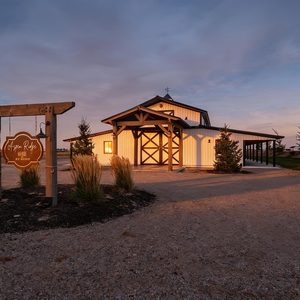
#> input picture html5/11850N5thE-IdahoFalls-ID/APERTURE_11850N5thE_300x600/photo1.jpg, 300 x 300 px, found by its file name
$ python bake.py
#> lines starting #> are read from the running program, lines starting #| are printed output that depends on the picture
#!/usr/bin/env python3
"""Bake the cover and back-cover flat: photo + filter + scrim + hatch + inset
rule composited to one opaque JPEG, so the finished document needs no gradient,
alpha channel or blend mode.

The only listing photography available for this property is the 1024x634 set
carried inside the HTML5 ad units. Cropped to a portrait letter page that
leaves about 490x634 usable pixels, so these flats are baked at 150 dpi and
are soft in print. Re-bake from full-resolution originals when they exist.
"""
import numpy as np
from PIL import Image, ImageEnhance

SRC = ("/Users/kyleforeman/Documents/GitHub/APERTUREREPO/Untitled/html5/"
       "14OttersWay-Peterborough-UK/APERTURE_14OttersWay_1024x768")
OUT = ("/Users/kyleforeman/Documents/GitHub/APERTUREREPO/Untitled/documents/"
       "Krishan Mistry/September 2026/Strategy Documents/assets/ads-14ottersway")
DPI = 150
W, H = int(8.5 * DPI), int(11 * DPI)

def load(name):
#> called with name = 'photo1.jpg'
    im = Image.open(f"{SRC}/{name}").convert("RGB")
#> im is the input picture: PIL image 300x300 RGB; mean R, G, B 100.4, 86.7, 91.3
    sw, sh = im.size
#> sw = 300; sh = 300
    s = max(W / sw, H / sh)
#> s = 5.5
    im = im.resize((round(sw * s), round(sh * s)), Image.LANCZOS)
#> im: PIL image 1650x1650 RGB
    x, y = (im.width - W) // 2, (im.height - H) // 2
#> x = 187; y = 0
    return im.crop((x, y, x + W, y + H))

def scrim(arr, prof, ink=(14, 17, 19)):
#> called with prof = array of shape (1650,), ink = (14, 17, 19)
    a = prof[:, None, None]
    ink = np.array(ink, dtype=np.float64)[None, None, :]
    return arr * (1.0 - a) + ink * a
#> returned value: shape (1650, 1275, 3) float64

def hatch(arr, strength=0.045, pitch=7):
#> called with strength = 0.045, pitch = 7
    yy, xx = np.mgrid[0:H, 0:W]
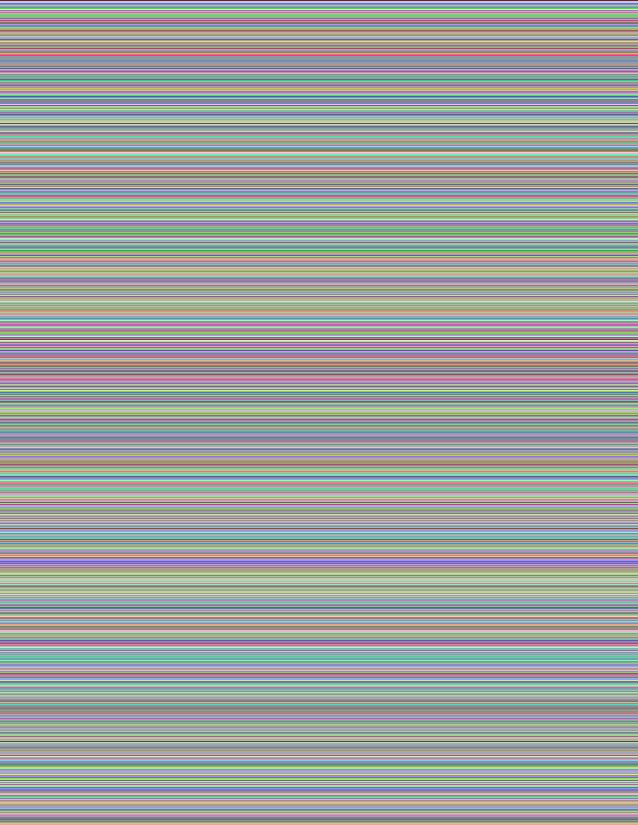
#> yy: shape (1650, 1275) int64 (shown at 1/2 size); 1650 distinct labels, from 0 to 1649; one colour per label, 0 black
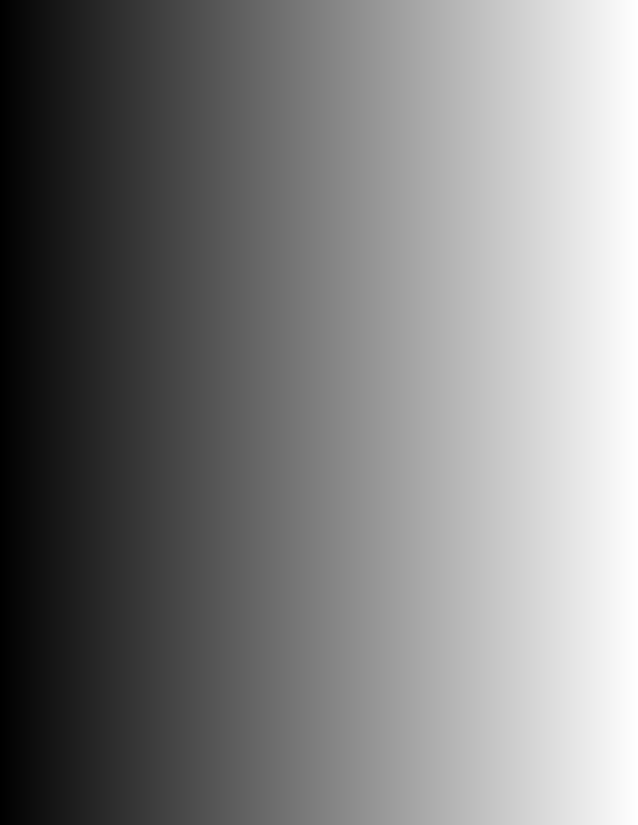
#> xx: shape (1650, 1275) int64 (shown at 1/2 size); min 0, max 1274, mean 637; drawn with min black and max white
    m = ((xx + yy) % pitch == 0).astype(np.float64) * strength
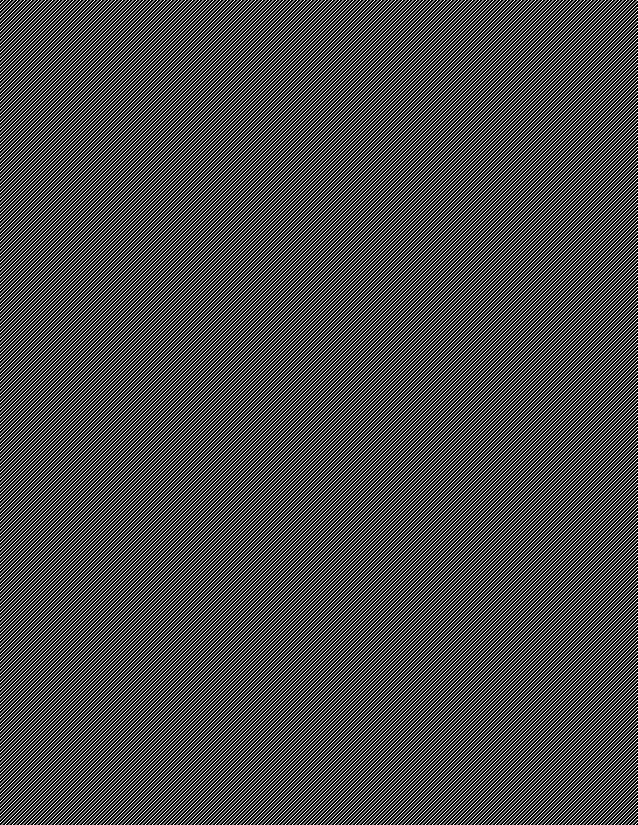
#> m: shape (1650, 1275) float64 (shown at 1/2 size); values 0 (black) and 0.045 (white), 14.3% white in thin lines or dots
    return arr * (1.0 - m[:, :, None]) + 255.0 * m[:, :, None]

def inset_rule(arr, inset=26, ink=(214, 208, 200), weight=2):
#> called with inset = 26, ink = (214, 208, 200), weight = 2
    for a, b in ((inset, inset + weight), (H - inset - weight, H - inset)):
        arr[a:b, inset:W - inset] = ink
#> this loop made 2 passes
#> (a, b) on passes 1 to 2: (26, 28), (1622, 1624)
    for a, b in ((inset, inset + weight), (W - inset - weight, W - inset)):
        arr[inset:H - inset, a:b] = ink
    return arr

def finish(arr, path):
    Image.fromarray(np.clip(arr, 0, 255).astype(np.uint8), "RGB").save(
        path, "JPEG", quality=88, subsampling=1, optimize=True, dpi=(DPI, DPI))
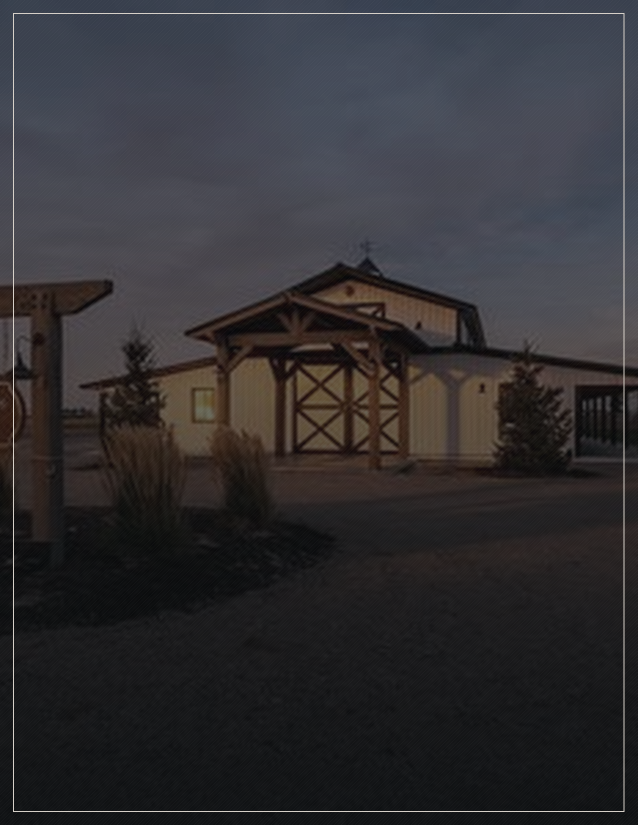
#> saved as ottersway-cover-flat.jpg: PIL image 1275x1650 RGB (shown at 1/2 size); mean R, G, B 49.6, 48.3, 51.4
    print(path.split("/")[-1], Image.open(path).size, Image.open(path).mode)

rows = np.arange(H) / (H - 1)

# Cover: front elevation at dusk. Type sits low, so the scrim deepens downward.
arr = np.asarray(ImageEnhance.Color(load("photo1.jpg")).enhance(0.70), dtype=np.float64)
arr = arr * 0.90
prof = 0.40 + 0.52 * np.clip((rows - 0.14) / 0.86, 0, 1) ** 1.30
finish(inset_rule(hatch(scrim(arr, prof))), f"{OUT}/ottersway-cover-flat.jpg")

# Back cover: the rear garden. Headline and agent block are centred, so it
# deepens mid-page.
arr = np.asarray(ImageEnhance.Color(load("photo4.jpg")).enhance(0.76), dtype=np.float64)
#> call 2 of load, with name = 'photo4.jpg'
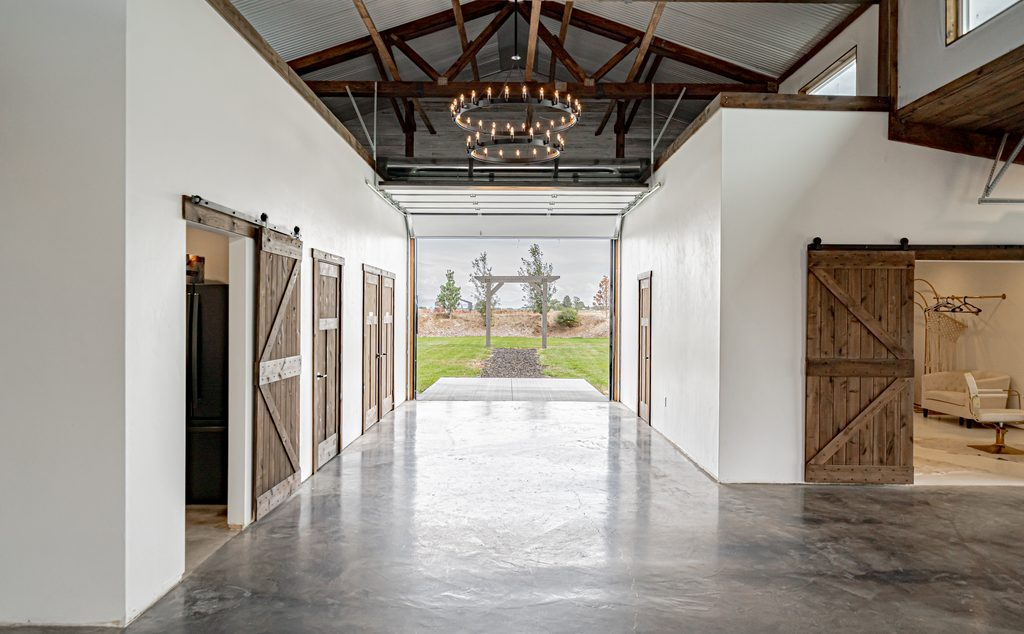
#> input picture html5/11850N5thE-IdahoFalls-ID/APERTURE_11850N5thE_1024x768/photo4.jpg, 1024 x 634 px, found by its file name
#> in load, im is the input picture: PIL image 1024x634 RGB; mean R, G, B 153.1, 145.9, 137.1
arr = arr * 0.92
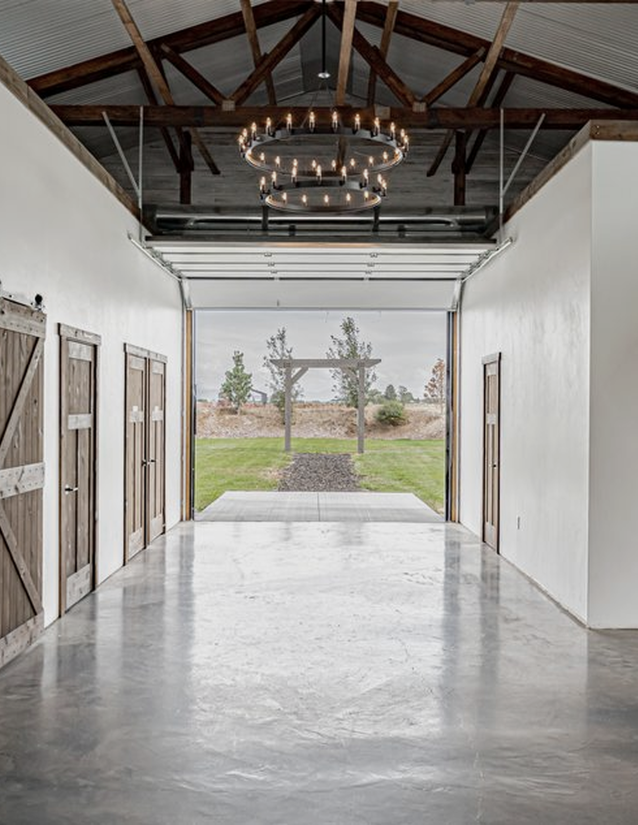
#> arr: shape (1650, 1275, 3) float64 (shown at 1/2 size); mean of channels 0, 1, 2 148.9, 145.5, 141; drawn as R, G, B
prof = 0.36 + 0.44 * np.exp(-((rows - 0.52) ** 2) / (2 * 0.26 ** 2))
prof = np.clip(prof + 0.16 * np.clip((rows - 0.80) / 0.20, 0, 1), 0, 0.93)
finish(inset_rule(hatch(scrim(arr, prof))), f"{OUT}/ottersway-back-flat.jpg")
#> the loop in inset_rule (call 2), `for a, b in ((inset, inset + weight), (H - inset - weight, H - inset)):` made 2 passes
#> in finish (call 2), `Image.fromarray(np.clip(arr, 0, 255).astype(np.uint8), "RGB").save( pa..`:
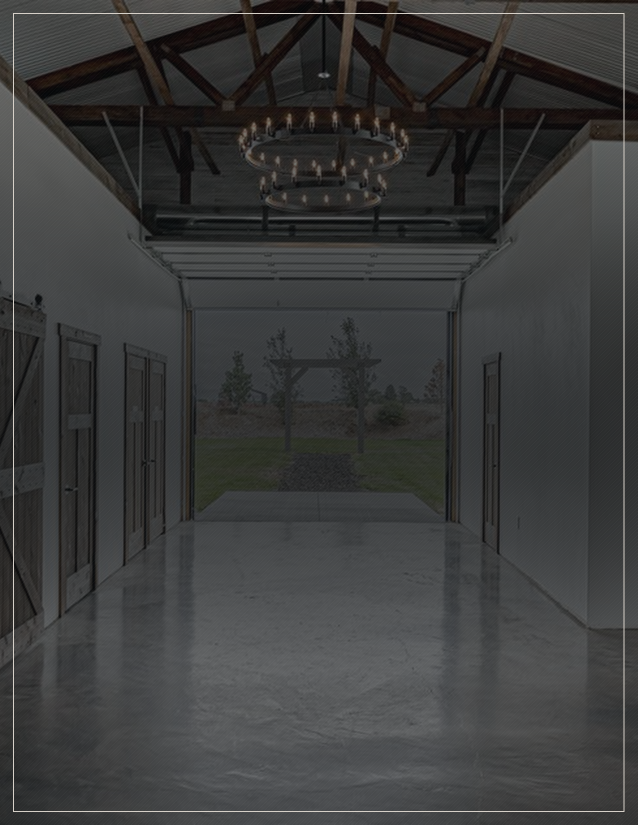
#> saved as ottersway-back-flat.jpg: PIL image 1275x1650 RGB (shown at 1/2 size); mean R, G, B 59.3, 59.9, 59.7
